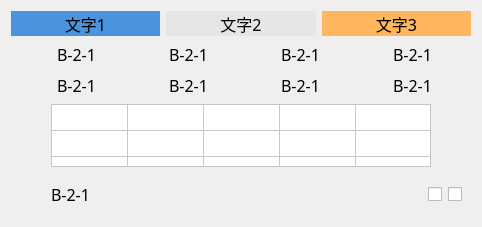
      <widget class="QWidget" name="verLayWidget22" native="true">
       <layout class="QVBoxLayout" name="verticalLayout_22">
        <item>
         <layout class="QHBoxLayout" name="horizontalLayout_186">
          <item>
           <widget class="QLabel" name="label_95">
            <property name="minimumSize">
             <size>
              <width>0</width>
              <height>25</height>
             </size>
            </property>
            <property name="maximumSize">
             <size>
              <width>16777215</width>
              <height>25</height>
             </size>
            </property>
            <property name="font">
             <font>
              <family>黑体</family>
              <pointsize>12</pointsize>
             </font>
            </property>
            <property name="autoFillBackground">
             <bool>false</bool>
            </property>
            <property name="styleSheet">
             <string notr="true">background-color: rgb(74, 148, 222);</string>
            </property>
            <property name="text">
             <string>文字1</string>
            </property>
            <property name="alignment">
             <set>Qt::AlignCenter</set>
            </property>
           </widget>
          </item>
          <item>
           <widget class="QLabel" name="label_96">
            <property name="minimumSize">
             <size>
              <width>0</width>
              <height>25</height>
             </size>
            </property>
            <property name="maximumSize">
             <size>
              <width>16777215</width>
              <height>25</height>
             </size>
            </property>
            <property name="font">
             <font>
              <family>黑体</family>
              <pointsize>12</pointsize>
             </font>
            </property>
            <property name="autoFillBackground">
             <bool>false</bool>
            </property>
            <property name="styleSheet">
             <string notr="true">background-color: rgb(230, 230, 230);</string>
            </property>
            <property name="text">
             <string>文字2</string>
            </property>
            <property name="alignment">
             <set>Qt::AlignCenter</set>
            </property>
           </widget>
          </item>
          <item>
           <widget class="QLabel" name="label_97">
            <property name="minimumSize">
             <size>
              <width>0</width>
              <height>25</height>
             </size>
            </property>
            <property name="maximumSize">
             <size>
              <width>16777215</width>
              <height>25</height>
             </size>
            </property>
            <property name="font">
             <font>
              <family>黑体</family>
              <pointsize>12</pointsize>
             </font>
            </property>
            <property name="autoFillBackground">
             <bool>false</bool>
            </property>
            <property name="styleSheet">
             <string notr="true">background-color: rgb(255, 182, 92);</string>
            </property>
            <property name="text">
             <string>文字3</string>
            </property>
            <property name="alignment">
             <set>Qt::AlignCenter</set>
            </property>
           </widget>
          </item>
         </layout>
        </item>
        <item>
         <layout class="QHBoxLayout" name="horizontalLayout_187">
          <item>
           <layout class="QHBoxLayout" name="horizontalLayout_188">
            <item>
             <widget class="QLabel" name="label_129">
              <property name="minimumSize">
               <size>
                <width>25</width>
                <height>25</height>
               </size>
              </property>
              <property name="maximumSize">
               <size>
                <width>25</width>
                <height>25</height>
               </size>
              </property>
              <property name="styleSheet">
               <string notr="true">border-image: url(:/img/false.png);</string>
              </property>
              <property name="text">
               <string/>
              </property>
             </widget>
            </item>
            <item>
             <widget class="QLabel" name="label1_128">
              <property name="minimumSize">
               <size>
                <width>60</width>
                <height>25</height>
               </size>
              </property>
              <property name="maximumSize">
               <size>
                <width>60</width>
                <height>25</height>
               </size>
              </property>
              <property name="font">
               <font>
                <family>黑体</family>
                <pointsize>12</pointsize>
               </font>
              </property>
              <property name="text">
               <string>B-2-1</string>
              </property>
             </widget>
            </item>
           </layout>
          </item>
          <item>
           <layout class="QHBoxLayout" name="horizontalLayout_189">
            <item>
             <widget class="QLabel" name="label_130">
              <property name="minimumSize">
               <size>
                <width>25</width>
                <height>25</height>
               </size>
              </property>
              <property name="maximumSize">
               <size>
                <width>25</width>
                <height>25</height>
               </size>
              </property>
              <property name="styleSheet">
               <string notr="true">border-image: url(:/img/false.png);</string>
              </property>
              <property name="text">
               <string/>
              </property>
             </widget>
            </item>
            <item>
             <widget class="QLabel" name="label1_129">
              <property name="minimumSize">
               <size>
                <width>60</width>
                <height>25</height>
               </size>
              </property>
              <property name="maximumSize">
               <size>
                <width>60</width>
                <height>25</height>
               </size>
              </property>
              <property name="font">
               <font>
                <family>黑体</family>
                <pointsize>12</pointsize>
               </font>
              </property>
              <property name="text">
               <string>B-2-1</string>
              </property>
             </widget>
            </item>
           </layout>
          </item>
          <item>
           <layout class="QHBoxLayout" name="horizontalLayout_190">
            <item>
             <widget class="QLabel" name="label_131">
              <property name="minimumSize">
               <size>
                <width>25</width>
                <height>25</height>
               </size>
              </property>
              <property name="maximumSize">
               <size>
                <width>25</width>
                <height>25</height>
               </size>
              </property>
              <property name="styleSheet">
               <string notr="true">border-image: url(:/img/false.png);</string>
              </property>
              <property name="text">
               <string/>
              </property>
             </widget>
            </item>
            <item>
             <widget class="QLabel" name="label1_130">
              <property name="minimumSize">
               <size>
                <width>60</width>
                <height>25</height>
               </size>
              </property>
              <property name="maximumSize">
               <size>
                <width>60</width>
                <height>25</height>
               </size>
              </property>
              <property name="font">
               <font>
                <family>黑体</family>
                <pointsize>12</pointsize>
               </font>
              </property>
              <property name="text">
               <string>B-2-1</string>
              </property>
             </widget>
            </item>
           </layout>
          </item>
          <item>
           <layout class="QHBoxLayout" name="horizontalLayout_191">
            <item>
             <widget class="QLabel" name="label_134">
              <property name="minimumSize">
               <size>
                <width>25</width>
                <height>25</height>
               </size>
              </property>
              <property name="maximumSize">
               <size>
                <width>25</width>
                <height>25</height>
               </size>
              </property>
              <property name="styleSheet">
               <string notr="true">border-image: url(:/img/false.png);</string>
              </property>
              <property name="text">
               <string/>
              </property>
             </widget>
            </item>
            <item>
             <widget class="QLabel" name="label1_131">
              <property name="minimumSize">
               <size>
                <width>60</width>
                <height>25</height>
               </size>
              </property>
              <property name="maximumSize">
               <size>
                <width>60</width>
                <height>25</height>
               </size>
              </property>
              <property name="font">
               <font>
                <family>黑体</family>
                <pointsize>12</pointsize>
               </font>
              </property>
              <property name="text">
               <string>B-2-1</string>
              </property>
             </widget>
            </item>
           </layout>
          </item>
         </layout>
        </item>
        <item>
         <layout class="QHBoxLayout" name="horizontalLayout_192">
          <item>
           <layout class="QHBoxLayout" name="horizontalLayout_193">
            <item>
             <widget class="QLabel" name="label_99">
              <property name="minimumSize">
               <size>
                <width>25</width>
                <height>25</height>
               </size>
              </property>
              <property name="maximumSize">
               <size>
                <width>25</width>
                <height>25</height>
               </size>
              </property>
              <property name="text">
               <string/>
              </property>
             </widget>
            </item>
            <item>
             <widget class="QLabel" name="label1_132">
              <property name="minimumSize">
               <size>
                <width>60</width>
                <height>25</height>
               </size>
              </property>
              <property name="maximumSize">
               <size>
                <width>60</width>
                <height>25</height>
               </size>
              </property>
              <property name="font">
               <font>
                <family>黑体</family>
                <pointsize>12</pointsize>
               </font>
              </property>
              <property name="text">
               <string>B-2-1</string>
              </property>
             </widget>
            </item>
           </layout>
          </item>
          <item>
           <layout class="QHBoxLayout" name="horizontalLayout_194">
            <item>
             <widget class="QLabel" name="label_132">
              <property name="minimumSize">
               <size>
                <width>25</width>
                <height>25</height>
               </size>
              </property>
              <property name="maximumSize">
               <size>
                <width>25</width>
                <height>25</height>
               </size>
              </property>
              <property name="styleSheet">
               <string notr="true">border-image: url(:/img/false.png);</string>
              </property>
              <property name="text">
               <string/>
              </property>
             </widget>
            </item>
            <item>
             <widget class="QLabel" name="label1_133">
              <property name="minimumSize">
               <size>
                <width>60</width>
                <height>25</height>
               </size>
              </property>
              <property name="maximumSize">
               <size>
                <width>60</width>
                <height>25</height>
               </size>
              </property>
              <property name="font">
               <font>
                <family>黑体</family>
                <pointsize>12</pointsize>
               </font>
              </property>
              <property name="text">
               <string>B-2-1</string>
              </property>
             </widget>
            </item>
           </layout>
          </item>
          <item>
           <layout class="QHBoxLayout" name="horizontalLayout_195">
            <item>
             <widget class="QLabel" name="label_128">
              <property name="minimumSize">
               <size>
                <width>25</width>
                <height>25</height>
               </size>
              </property>
              <property name="maximumSize">
               <size>
                <width>25</width>
                <height>25</height>
               </size>
              </property>
              <property name="styleSheet">
               <string notr="true">border-image: url(:/img/false.png);</string>
              </property>
              <property name="text">
               <string/>
              </property>
             </widget>
            </item>
            <item>
             <widget class="QLabel" name="label1_134">
              <property name="minimumSize">
               <size>
                <width>60</width>
                <height>25</height>
               </size>
              </property>
              <property name="maximumSize">
               <size>
                <width>60</width>
                <height>25</height>
               </size>
              </property>
              <property name="font">
               <font>
                <family>黑体</family>
                <pointsize>12</pointsize>
               </font>
              </property>
              <property name="text">
               <string>B-2-1</string>
              </property>
             </widget>
            </item>
           </layout>
          </item>
          <item>
           <layout class="QHBoxLayout" name="horizontalLayout_196">
            <item>
             <widget class="QLabel" name="label_80">
              <property name="minimumSize">
               <size>
                <width>25</width>
                <height>25</height>
               </size>
              </property>
              <property name="maximumSize">
               <size>
                <width>25</width>
                <height>25</height>
               </size>
              </property>
              <property name="styleSheet">
               <string notr="true">border-image: url(:/img/false.png);</string>
              </property>
              <property name="text">
               <string/>
              </property>
             </widget>
            </item>
            <item>
             <widget class="QLabel" name="label1_135">
              <property name="minimumSize">
               <size>
                <width>60</width>
                <height>25</height>
               </size>
              </property>
              <property name="maximumSize">
               <size>
                <width>60</width>
                <height>25</height>
               </size>
              </property>
              <property name="font">
               <font>
                <family>黑体</family>
                <pointsize>12</pointsize>
               </font>
              </property>
              <property name="text">
               <string>B-2-1</string>
              </property>
             </widget>
            </item>
           </layout>
          </item>
         </layout>
        </item>
        <item>
         <layout class="QHBoxLayout" name="horizontalLayout_197">
          <item>
           <spacer name="horizontalSpacer_44">
            <property name="orientation">
             <enum>Qt::Horizontal</enum>
            </property>
            <property name="sizeHint" stdset="0">
             <size>
              <width>40</width>
              <height>20</height>
             </size>
            </property>
           </spacer>
          </item>
          <item>
           <widget class="QTableWidget" name="tableWidget22">
            <property name="minimumSize">
             <size>
              <width>380</width>
              <height>63</height>
             </size>
            </property>
            <property name="maximumSize">
             <size>
              <width>380</width>
              <height>63</height>
             </size>
            </property>
            <property name="font">
             <font>
              <family>黑体</family>
              <pointsize>11</pointsize>
             </font>
            </property>
            <property name="autoFillBackground">
             <bool>false</bool>
            </property>
            <property name="styleSheet">
             <string notr="true">gridline-color: rgb(200, 200, 200);
background-color: rgb(255, 255, 255);
</string>
            </property>
            <property name="verticalScrollBarPolicy">
             <enum>Qt::ScrollBarAlwaysOff</enum>
            </property>
            <property name="horizontalScrollBarPolicy">
             <enum>Qt::ScrollBarAlwaysOff</enum>
            </property>
            <property name="dragDropOverwriteMode">
             <bool>true</bool>
            </property>
            <property name="defaultDropAction">
             <enum>Qt::IgnoreAction</enum>
            </property>
            <property name="selectionMode">
             <enum>QAbstractItemView::NoSelection</enum>
            </property>
            <property name="showGrid">
             <bool>true</bool>
            </property>
            <property name="gridStyle">
             <enum>Qt::SolidLine</enum>
            </property>
            <property name="sortingEnabled">
             <bool>false</bool>
            </property>
            <property name="wordWrap">
             <bool>true</bool>
            </property>
            <property name="cornerButtonEnabled">
             <bool>true</bool>
            </property>
            <property name="rowCount">
             <number>3</number>
            </property>
            <property name="columnCount">
             <number>5</number>
            </property>
            <attribute name="horizontalHeaderVisible">
             <bool>false</bool>
            </attribute>
            <attribute name="horizontalHeaderCascadingSectionResizes">
             <bool>false</bool>
            </attribute>
            <attribute name="horizontalHeaderDefaultSectionSize">
             <number>76</number>
            </attribute>
            <attribute name="horizontalHeaderHighlightSections">
             <bool>true</bool>
            </attribute>
            <attribute name="horizontalHeaderShowSortIndicator" stdset="0">
             <bool>false</bool>
            </attribute>
            <attribute name="horizontalHeaderStretchLastSection">
             <bool>true</bool>
            </attribute>
            <attribute name="verticalHeaderVisible">
             <bool>false</bool>
            </attribute>
            <attribute name="verticalHeaderCascadingSectionResizes">
             <bool>false</bool>
            </attribute>
            <attribute name="verticalHeaderDefaultSectionSize">
             <number>21</number>
            </attribute>
            <attribute name="verticalHeaderHighlightSections">
             <bool>true</bool>
            </attribute>
            <attribute name="verticalHeaderShowSortIndicator" stdset="0">
             <bool>false</bool>
            </attribute>
            <attribute name="verticalHeaderStretchLastSection">
             <bool>true</bool>
            </attribute>
            <row>
             <property name="text">
              <string>新建行</string>
             </property>
             <property name="font">
              <font>
               <family>Agency FB</family>
               <pointsize>11</pointsize>
              </font>
             </property>
            </row>
            <row>
             <property name="text">
              <string>新建行</string>
             </property>
             <property name="font">
              <font>
               <family>Agency FB</family>
               <pointsize>11</pointsize>
              </font>
             </property>
            </row>
            <row/>
            <column>
             <property name="text">
              <string>新建列</string>
             </property>
             <property name="font">
              <font>
               <pointsize>11</pointsize>
              </font>
             </property>
             <property name="foreground">
              <brush brushstyle="SolidPattern">
               <color alpha="255">
                <red>0</red>
                <green>0</green>
                <blue>0</blue>
               </color>
              </brush>
             </property>
            </column>
            <column>
             <property name="text">
              <string>新建列</string>
             </property>
             <property name="font">
              <font>
               <pointsize>11</pointsize>
              </font>
             </property>
            </column>
            <column>
             <property name="text">
              <string>新建列</string>
             </property>
             <property name="font">
              <font>
               <family>Agency FB</family>
               <pointsize>11</pointsize>
              </font>
             </property>
            </column>
            <column>
             <property name="text">
              <string>新建列</string>
             </property>
             <property name="font">
              <font>
               <family>Agency FB</family>
               <pointsize>11</pointsize>
              </font>
             </property>
            </column>
            <column/>
            <item row="0" column="0">
             <property name="text">
              <string/>
             </property>
             <property name="font">
              <font>
               <pointsize>11</pointsize>
              </font>
             </property>
            </item>
           </widget>
          </item>
          <item>
           <spacer name="horizontalSpacer_45">
            <property name="orientation">
             <enum>Qt::Horizontal</enum>
            </property>
            <property name="sizeHint" stdset="0">
             <size>
              <width>40</width>
              <height>20</height>
             </size>
            </property>
           </spacer>
          </item>
         </layout>
        </item>
        <item>
         <widget class="QWidget" name="widget_5" native="true">
          <layout class="QHBoxLayout" name="horizontalLayout_198">
           <item>
            <widget class="QLabel" name="label_133">
             <property name="minimumSize">
              <size>
               <width>25</width>
               <height>25</height>
              </size>
             </property>
             <property name="maximumSize">
              <size>
               <width>25</width>
               <height>25</height>
              </size>
             </property>
             <property name="styleSheet">
              <string notr="true">border-image: url(:/img/false.png);</string>
             </property>
             <property name="text">
              <string/>
             </property>
            </widget>
           </item>
           <item>
            <widget class="QLabel" name="label1_136">
             <property name="minimumSize">
              <size>
               <width>60</width>
               <height>25</height>
              </size>
             </property>
             <property name="maximumSize">
              <size>
               <width>60</width>
               <height>25</height>
              </size>
             </property>
             <property name="font">
              <font>
               <family>黑体</family>
               <pointsize>12</pointsize>
              </font>
             </property>
             <property name="text">
              <string>B-2-1</string>
             </property>
            </widget>
           </item>
           <item>
            <spacer name="horizontalSpacer_46">
             <property name="orientation">
              <enum>Qt::Horizontal</enum>
             </property>
             <property name="sizeHint" stdset="0">
              <size>
               <width>40</width>
               <height>20</height>
              </size>
             </property>
            </spacer>
           </item>
           <item>
            <widget class="QCheckBox" name="checkBox_29">
             <property name="minimumSize">
              <size>
               <width>0</width>
               <height>25</height>
              </size>
             </property>
             <property name="maximumSize">
              <size>
               <width>16777215</width>
               <height>25</height>
              </size>
             </property>
             <property name="styleSheet">
              <string notr="true">QCheckBox::indicator:unchecked {
width:80px;height:25px; image:url(:/img/Off.png);
}
QCheckBox::indicator:checked {
width:80px;height:25px; image:url(:/img/On.png);
}</string>
             </property>
             <property name="text">
              <string/>
             </property>
            </widget>
           </item>
           <item>
            <widget class="QCheckBox" name="checkBox_30">
             <property name="minimumSize">
              <size>
               <width>0</width>
               <height>25</height>
              </size>
             </property>
             <property name="maximumSize">
              <size>
               <width>16777215</width>
               <height>25</height>
              </size>
             </property>
             <property name="styleSheet">
              <string notr="true">QCheckBox::indicator:unchecked {
width:80px;height:25px; image:url(:/img/Off.png);
}
QCheckBox::indicator:checked {
width:80px;height:25px; image:url(:/img/On.png);
}</string>
             </property>
             <property name="text">
              <string/>
             </property>
            </widget>
           </item>
          </layout>
         </widget>
        </item>
       </layout>
      </widget>
